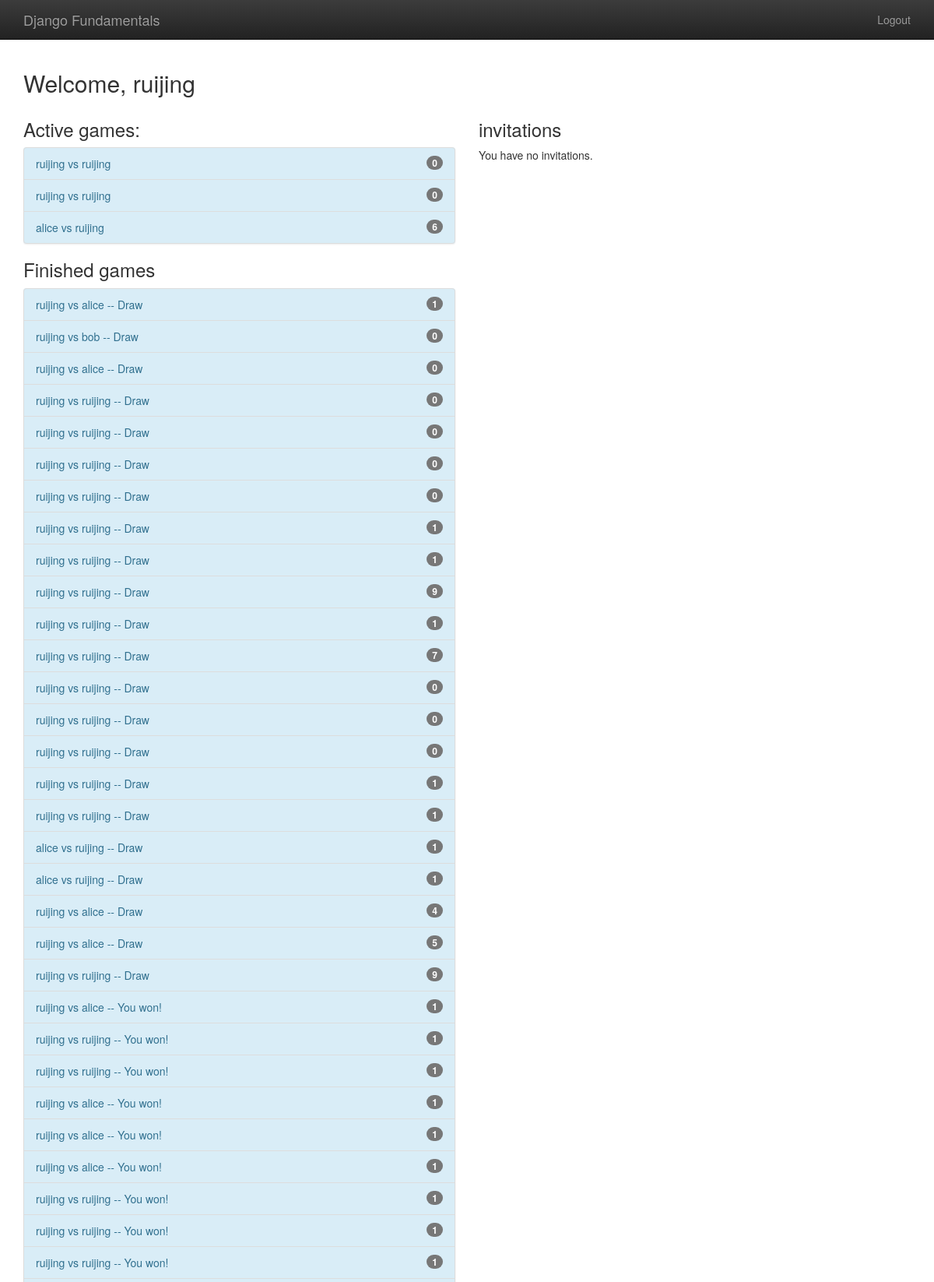
/player/home (signed in, upper part), run on the app's committed database.
### gameplay/models.py (models this page shows, shortened)
class Game(models.Model):
    first_player = models.ForeignKey(User,
                                     related_name="games_first_player" ,on_delete=models.CASCADE)
    second_player = models.ForeignKey(User,
                                      related_name="games_second_player",on_delete=models.CASCADE)
    start_time = models.DateTimeField(auto_now_add=True)
    last_active = models.DateTimeField(auto_now=True)
    status = models.CharField(max_length=1, default='F',
                              choices=GAME_STATUS_CHOICES)
    objects = GamesQuerySet.as_manager()
    def get_absolute_url(self):
        return reverse('gameplay_detail', args=[self.id])
    def __str__(self):
        return "{0} vs {1}".format(
            self.first_player, self.second_player)

### player/views.py (the view)
# urls.py: path(r'home', home, name="player_home"),
def home(request):
    my_games = Game.objects.games_for_user(request.user)
    active_games = my_games.active()
    finished_games = my_games.difference(active_games)
    invitations = request.user.invitations_received.all()
    return render(request, "player/home.html",
                  {'active_games': active_games,
                   'finished_games': finished_games,
                   'invitations': invitations})

### gameplay/models.py (called while the page is built)
    def games_for_user(self, user):
        return self.filter(
            Q(first_player=user) | Q(second_player=user)
        )

    def active(self):
        return self.filter(
            Q(status='F') | Q(status='S')
        )

### templates/player/home.html (shortened to what this page needs)
{% extends "player/base.html" %}
{% block content %}
    <h2>Welcome, {{ user.username }} </h2>
    <div class="row">
        <div class="col-md-6">
            <h3>Active games:</h3>
            {% include "player/game_list_snippet.html" with games_list=active_games %}
            <h3>Finished games</h3>
            {% include "player/game_list_snippet.html" with games_list=finished_games %}
        </div>
        <div class="col-md-6">
            <h3>invitations</h3>
            {% if invitations %}
                 <div class="list-group">
                     {% for inv in invitations %}
                     <a class="list-group-item" href="{% url 'player_accept_invitation' id=inv.id %}">
                         {{inv.from_user.username}} has invited you to a game.
                     </a>
                     {% endfor %}
                 </div>
            {% else %}
            <p>You have no invitations.</p>
            {% endif %}
        </div>
    </div>
{% endblock %}

### templates/player/base.html (shortened to what this page needs)
{% load static %}
<html class="no-js" lang="">
    <head>
        {% block styling %}
        <link rel="stylesheet" href="{% static 'css/bootstrap.min.css' %}">
        <link rel="stylesheet" href="{% static 'css/bootstrap-theme.min.css' %}">
        <link rel="stylesheet" href="{% static 'css/main.css' %}">
        {% endblock styling %}
    </head>
    <body>
    <nav class="navbar navbar-inverse navbar-fixed-top" role="navigation">
      <div class="container">
        <div class="navbar-header">
          <a class="navbar-brand" href="{% url 'player_home' %}">Django Fundamentals</a>
        </div>
        <ul class="nav navbar-nav navbar-right">
            {% if user.is_authenticated %}
                <li><a href="{% url 'player_logout' %}">Logout</a></li>
            {% else %}
                <li><a href="{% url 'player_login' %}">Logout</a></li>
            {% endif %}
        </ul>
      </div>
    </nav>
    <div class ="container">
        {% block content %}
        {% endblock %}
    </div>
    </body>
</html>

### templates/player/game_list_snippet.html
{% if games_list %}
    <div class="list-group bg-info" >
        {% for game in games_list %}
            <a class="list-group-item list-group-item-info"
               href="{{ game.get_absolute_url }}">
                {{ game }}
                {% if game.status not in 'FS' %}
                    {% if game.status == "D" %}
                        -- Draw
                    {% elif game.status == "W" and user == game.first_player %}
                        -- You won!
                    {% elif game.status == "L" and user == game.second_player %}
                        -- You won!
                    {% else %}
                        -- You lost
                    {% endif %}
                {% endif %}
                <span class="badge">{{ game.move_set.count }}</span>
            </a>
        {% endfor %}
    </div>
{% else %}
    There is nothing here!
{% endif %}

### templates/player/base.html (style rules this page uses)
body { padding-top: 70px; padding-bottom: 20px; }

### data on the page
Game: first_player+second_player "ruijing vs ruijing", move_set.count "0"
Game: first_player+second_player "ruijing vs ruijing", move_set.count "0"
Game: first_player+second_player "alice vs ruijing", move_set.count "6"
Game: first_player+second_player "ruijing vs alice", status "-- Draw", move_set.count "1"
Game: first_player+second_player "ruijing vs bob", status "-- Draw", move_set.count "0"
Game: first_player+second_player "ruijing vs alice", status "-- Draw", move_set.count "0"
Game: first_player+second_player "ruijing vs ruijing", status "-- Draw", move_set.count "0"
Game: first_player+second_player "ruijing vs ruijing", status "-- Draw", move_set.count "0"
Game: first_player+second_player "ruijing vs ruijing", status "-- Draw", move_set.count "0"
Game: first_player+second_player "ruijing vs ruijing", status "-- Draw", move_set.count "0"
Game: first_player+second_player "ruijing vs ruijing", status "-- Draw", move_set.count "1"
Game: first_player+second_player "ruijing vs ruijing", status "-- Draw", move_set.count "1"
Game: first_player+second_player "ruijing vs ruijing", status "-- Draw", move_set.count "9"
Game: first_player+second_player "ruijing vs ruijing", status "-- Draw", move_set.count "1"
Game: first_player+second_player "ruijing vs ruijing", status "-- Draw", move_set.count "7"
Game: first_player+second_player "ruijing vs ruijing", status "-- Draw", move_set.count "0"
Game: first_player+second_player "ruijing vs ruijing", status "-- Draw", move_set.count "0"
Game: first_player+second_player "ruijing vs ruijing", status "-- Draw", move_set.count "0"
Game: first_player+second_player "ruijing vs ruijing", status "-- Draw", move_set.count "1"
Game: first_player+second_player "ruijing vs ruijing", status "-- Draw", move_set.count "1"
Game: first_player+second_player "alice vs ruijing", status "-- Draw", move_set.count "1"
Game: first_player+second_player "alice vs ruijing", status "-- Draw", move_set.count "1"
Game: first_player+second_player "ruijing vs alice", status "-- Draw", move_set.count "4"
Game: first_player+second_player "ruijing vs alice", status "-- Draw", move_set.count "5"
Game: first_player+second_player "ruijing vs ruijing", status "-- Draw", move_set.count "9"
Game: first_player+second_player "ruijing vs alice", status "-- You won!", move_set.count "1"
Game: first_player+second_player "ruijing vs ruijing", status "-- You won!", move_set.count "1"
Game: first_player+second_player "ruijing vs ruijing", status "-- You won!", move_set.count "1"
Game: first_player+second_player "ruijing vs alice", status "-- You won!", move_set.count "1"
Game: first_player+second_player "ruijing vs alice", status "-- You won!", move_set.count "1"
Game: first_player+second_player "ruijing vs alice", status "-- You won!", move_set.count "1"
Game: first_player+second_player "ruijing vs ruijing", status "-- You won!", move_set.count "1"
Game: first_player+second_player "ruijing vs ruijing", status "-- You won!", move_set.count "1"
Game: first_player+second_player "ruijing vs ruijing", status "-- You won!", move_set.count "1"

### other printed values
{{ user.username }} "ruijing"
